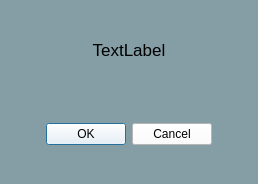
<?xml version="1.0" encoding="UTF-8"?>
<ui version="4.0">
 <class>Dialog</class>
 <widget class="QDialog" name="Dialog">
  <property name="geometry">
   <rect>
    <x>0</x>
    <y>0</y>
    <width>258</width>
    <height>184</height>
   </rect>
  </property>
  <property name="windowTitle">
   <string>Confirmation</string>
  </property>
  <property name="styleSheet">
   <string notr="true">background-color: rgb(133, 158, 166);</string>
  </property>
  <layout class="QVBoxLayout" name="verticalLayout">
   <item>
    <widget class="QLabel" name="message_label">
     <property name="font">
      <font>
       <pointsize>13</pointsize>
      </font>
     </property>
     <property name="text">
      <string>TextLabel</string>
     </property>
     <property name="alignment">
      <set>Qt::AlignCenter</set>
     </property>
     <property name="wordWrap">
      <bool>true</bool>
     </property>
    </widget>
   </item>
   <item>
    <widget class="QDialogButtonBox" name="buttonBox">
     <property name="sizePolicy">
      <sizepolicy hsizetype="Expanding" vsizetype="Preferred">
       <horstretch>0</horstretch>
       <verstretch>0</verstretch>
      </sizepolicy>
     </property>
     <property name="styleSheet">
      <string notr="true">background-color: rgb(255, 255, 255);</string>
     </property>
     <property name="orientation">
      <enum>Qt::Horizontal</enum>
     </property>
     <property name="standardButtons">
      <set>QDialogButtonBox::Cancel|QDialogButtonBox::Ok</set>
     </property>
     <property name="centerButtons">
      <bool>true</bool>
     </property>
    </widget>
   </item>
  </layout>
 </widget>
 <resources/>
 <connections>
  <connection>
   <sender>buttonBox</sender>
   <signal>accepted()</signal>
   <receiver>Dialog</receiver>
   <slot>accept()</slot>
   <hints>
    <hint type="sourcelabel">
     <x>248</x>
     <y>254</y>
    </hint>
    <hint type="destinationlabel">
     <x>157</x>
     <y>274</y>
    </hint>
   </hints>
  </connection>
  <connection>
   <sender>buttonBox</sender>
   <signal>rejected()</signal>
   <receiver>Dialog</receiver>
   <slot>reject()</slot>
   <hints>
    <hint type="sourcelabel">
     <x>316</x>
     <y>260</y>
    </hint>
    <hint type="destinationlabel">
     <x>286</x>
     <y>274</y>
    </hint>
   </hints>
  </connection>
 </connections>
</ui>
